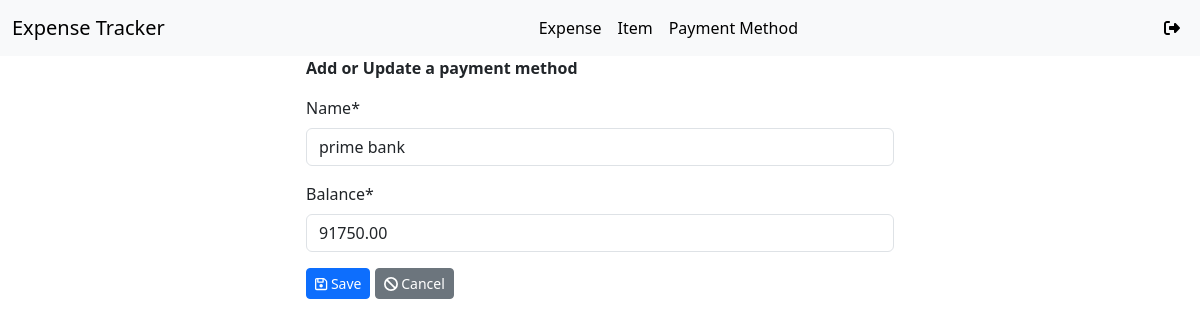
Page /expense-methods/14/update/ (signed in) on the earlier database version.
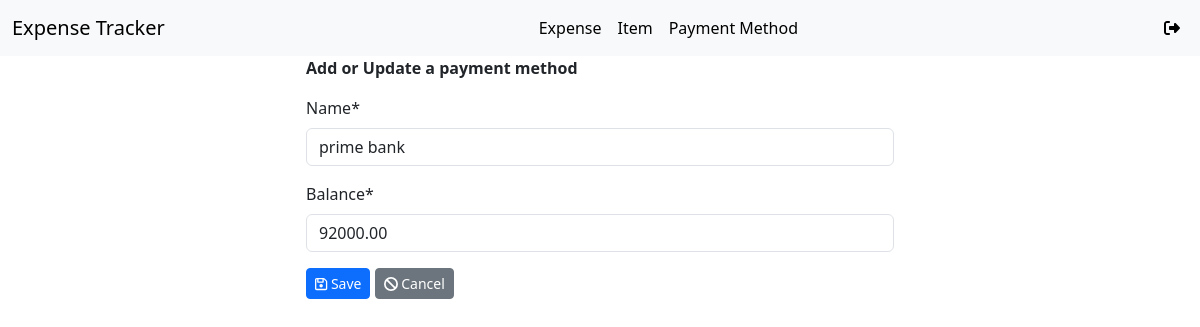
Same page on the later database version.
### app/models.py (models this page shows, shortened)
class ExpenseMethod(models.Model):
    name = models.CharField(max_length=20, unique=True)
    balance = models.DecimalField(max_digits=10, decimal_places=2)
    user = models.ForeignKey(User, on_delete=models.CASCADE)
    entry_date = models.DateTimeField(auto_now_add=True, null=True, blank=True)
    last_update_date = models.DateTimeField(auto_now=True, null=True, blank=True)

### app/views.py (the view, shortened to what this page needs)
# urls.py: path('expense-methods/<int:pk>/update/', ExpenseMethodUpdateView.as_view(), name='expense-method-update'),
class ExpenseMethodUpdateView(LoginRequiredMixin, UpdateView):
    model = ExpenseMethod
    template_name = 'expense_method_form.html'
    fields = ['name', 'balance']
    def get_queryset(self):
        return super().get_queryset().filter(user=self.request.user)

### app/templates/expense_method_form.html (shortened to what this page needs)
{% extends 'base.html' %}
{% block content %}
{% load crispy_forms_tags %}
<div class="col-md-6 col-sm-6 mx-auto">
    <p><b>Add or Update a payment method</b></p>
    <form method="post">
        {{ form|crispy }}
        <button type="submit" class="btn btn-sm btn-primary"> <i class="fa-regular fa-floppy-disk"></i> Save</button>
        <a href="{% url 'expense-method-list' %}" class="btn btn-sm btn-secondary"> <i class="fa fa-ban"></i> Cancel</a>
    </form>
</div>
{% endblock %}

Differences in the rows shown:
changed ExpenseMethod "prime bank": balance "91750.00" → "92000.00"
